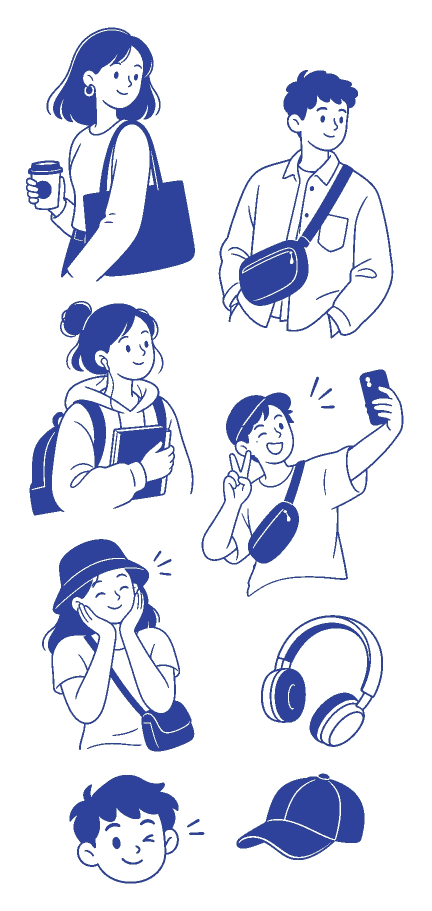
#> input picture photo-sticker-pack-runtime/assets/style-reference.webp, 864 x 1821 px (shown at 1/2 size)
$ python -i postprocess_sticker.py   (imports and definitions only)
#> lines starting #> are read from the running program, lines starting #| are printed output that depends on the picture; after the words box and inside, x2 and y2 are one past the last pixel; in counts of white or black regions, pixels touching at a corner belong together
from __future__ import annotations

import argparse
from collections import deque
from pathlib import Path
import re
from typing import Tuple

from PIL import Image, ImageChops, ImageDraw, ImageFilter, ImageOps

from font_utils import resolve_cjk_font, resolve_latin_display_font
from svg_layers import compose_layers


SIZE = 1024
SAFE_MARGIN = 64
DIE_CUT_RADIUS = 32
FINAL_DILATION_RADIUS = 1
ART_INSET = SAFE_MARGIN + DIE_CUT_RADIUS + FINAL_DILATION_RADIUS
MAX_ART_SIZE = SIZE - (2 * ART_INSET)
PREFERRED_CAPTIONED_ART_SIZE = 700
MIN_USEFUL_CAPTIONED_ART_SIZE = 384
DIE_CUT_FILTER_SIZE = (2 * DIE_CUT_RADIUS) + 1
FINAL_DILATION_FILTER_SIZE = (2 * FINAL_DILATION_RADIUS) + 1
INK = (46, 66, 155, 255)
WHITE = (255, 255, 255, 255)
TRANSPARENT = (0, 0, 0, 0)
CJK_RE = re.compile(r"[\u3400-\u4dbf\u4e00-\u9fff\uf900-\ufaff]")
ENGLISH_WORD_RE = re.compile(r"[A-Za-z]+(?:'[A-Za-z]+)?")


def _binary(mask: Image.Image, threshold: int = 128) -> Image.Image:
    return mask.convert("L").point(lambda value: 255 if value >= threshold else 0, mode="L")


def _remove_small_components(mask: Image.Image, min_area: int) -> Image.Image:
    binary = _binary(mask)
    width, height = binary.size
    pixels = binary.load()
    seen = bytearray(width * height)
    kept = Image.new("L", binary.size, 0)
    output = kept.load()
    for y in range(height):
        for x in range(width):
            index = y * width + x
            if seen[index] or not pixels[x, y]:
                continue
            queue = deque([(x, y)])
            seen[index] = 1
            component = []
            while queue:
                px, py = queue.popleft()
                component.append((px, py))
                for nx, ny in ((px - 1, py), (px + 1, py), (px, py - 1), (px, py + 1)):
                    if 0 <= nx < width and 0 <= ny < height:
                        neighbor_index = ny * width + nx
                        if not seen[neighbor_index] and pixels[nx, ny]:
                            seen[neighbor_index] = 1
                            queue.append((nx, ny))
            if len(component) >= min_area:
                for px, py in component:
                    output[px, py] = 255
    return kept


def _clean_binary_mask(mask: Image.Image, min_area: int = 24) -> Image.Image:
    opened = _binary(mask).filter(ImageFilter.MinFilter(3)).filter(ImageFilter.MaxFilter(3))
    closed = opened.filter(ImageFilter.MaxFilter(3)).filter(ImageFilter.MinFilter(3))
    width, height = mask.size
    smoothing_size = (max(1, width // 2), max(1, height // 2))
    small = closed.resize(smoothing_size, Image.Resampling.LANCZOS)
    smooth = small.resize(mask.size, Image.Resampling.LANCZOS)
    return _remove_small_components(_binary(smooth, 144), min_area)


def _fit_rgba(
    image: Image.Image, max_art_size: int = MAX_ART_SIZE, center_y: int = SIZE // 2
) -> Image.Image:
    source = image.convert("RGBA")
    source.thumbnail((max_art_size, max_art_size), Image.Resampling.LANCZOS)
    canvas = Image.new("RGBA", (SIZE, SIZE), TRANSPARENT)
    left = (SIZE - source.width) // 2
    top = center_y - (source.height // 2)
    canvas.alpha_composite(source, (left, top))
    return canvas


def _crop_to_alpha(image: Image.Image) -> Image.Image:
    source = image.convert("RGBA")
    bbox = source.getchannel("A").getbbox()
    if bbox is None:
        raise ValueError("sticker artwork is empty")
    return source.crop(bbox)


def _ink_from_rgba(image: Image.Image) -> Image.Image:
    red, green, blue, alpha = image.split()
    channel_minimum = ImageChops.darker(ImageChops.darker(red, green), blue)
    channel_maximum = ImageChops.lighter(ImageChops.lighter(red, green), blue)
    distance_from_white = ImageOps.invert(channel_minimum)
    chroma = ImageChops.subtract(channel_maximum, channel_minimum)
    colored_or_dark = ImageChops.lighter(_binary(distance_from_white, 42), _binary(chroma, 32))
    return ImageChops.darker(_binary(alpha, 16), colored_or_dark)


def _caption_lines(caption: str) -> list[str]:
    if not caption.strip():
        return []
    lines = [line.strip() for line in caption.splitlines() if line.strip()]
    if not 1 <= len(lines) <= 2:
        raise ValueError("caption must contain one or two non-empty lines")

    cjk_count = len(CJK_RE.findall(caption))
    english_word_count = len(ENGLISH_WORD_RE.findall(caption))
    if cjk_count and not 2 <= cjk_count <= 8:
        raise ValueError("caption must contain 2 to 8 CJK characters")
    if not cjk_count and not 2 <= english_word_count <= 4:
        raise ValueError("caption must contain 2 to 4 English words")
    if cjk_count and english_word_count and not 2 <= english_word_count <= 4:
        raise ValueError("caption must contain 2 to 4 English words")
    return lines


# [107 lines left out: functions _caption_mask, _place_caption, _caption_fits_bounds, _fit_captioned_rgba, not called in this run]


def make_layers(image: Image.Image, caption: str = "") -> Tuple[Image.Image, Image.Image]:
    """Build deterministic binary white-support and blue-ink masks at 1024 px."""
    caption_lines = _caption_lines(caption)
    subject = _crop_to_alpha(image)
    caption_text = _caption_mask(caption_lines) if caption_lines else None
    fitted = _fit_captioned_rgba(subject, caption_text) if caption_text else _fit_rgba(subject)
    alpha = _clean_binary_mask(fitted.getchannel("A"), min_area=32)
    ink = ImageChops.darker(_clean_binary_mask(_ink_from_rgba(fitted), 24), alpha)
    if caption_text is not None:
        _, caption_ink = _place_caption(alpha, caption_text)
        ink = ImageChops.lighter(ink, caption_ink)
        alpha = ImageChops.lighter(alpha, caption_ink)
    white = _binary(alpha.filter(ImageFilter.MaxFilter(DIE_CUT_FILTER_SIZE)))
    white = _binary(white.filter(ImageFilter.MaxFilter(FINAL_DILATION_FILTER_SIZE)))
    return white, _binary(ink)


# [27 lines left out: functions compose_default_png, main, not called in this run]


# [2 lines not run here, left out]

>>> from PIL import Image
>>> picture = Image.open('../assets/style-reference.webp')
#> picture is the input picture: PIL image 864x1821 RGB; mean R, G, B 221, 224.3, 237.8
>>> result = make_layers(picture)
#> in _crop_to_alpha, `bbox = source.getchannel("A").getbbox()`: bbox = (0, 0, 864, 1821)
#> in _fit_rgba, `canvas = Image.new("RGBA", (SIZE, SIZE), TRANSPARENT)`: canvas: PIL image 1024x1024 RGBA; every value is 0
#> in _fit_rgba, `canvas.alpha_composite(source, (left, top))`:
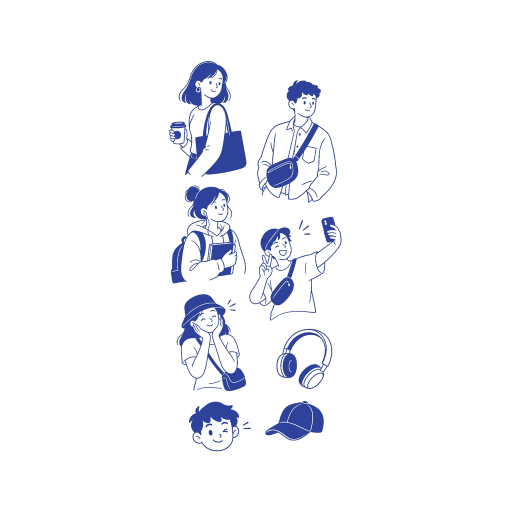
#> canvas: PIL image 1024x1024 RGBA (shown at 1/2 size); mean R, G, B, A 68.8, 69.8, 74.1, 79.5; transparent parts drawn white
#> in _binary, `return mask.convert("L").point(lambda value: 255 if value >= threshold..`:
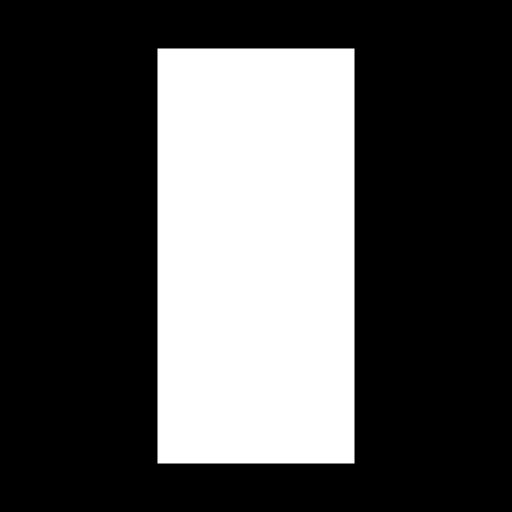
#> returned value: PIL image 1024x1024 L (shown at 1/2 size); 31.2% white; 1 white region, box (x1, y1, x2, y2) and area: (315, 97, 709, 927) 327020
#> in _binary (call 2), `return mask.convert("L").point(lambda value: 255 if value >= threshold..`: returned value: PIL image 1024x1024 L; 31.2% white; 1 white region, box (x1, y1, x2, y2) and area: (315, 97, 709, 927) 327016
#> in _remove_small_components, `kept = Image.new("L", binary.size, 0)`: kept: PIL image 1024x1024 L; every value is 0
#> in _ink_from_rgba, `red, green, blue, alpha = image.split()`:
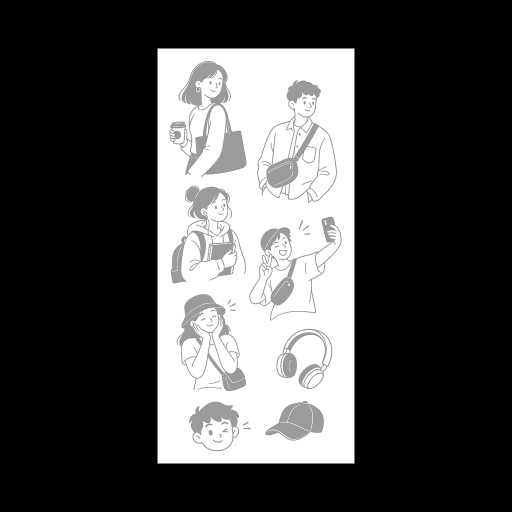
#> blue: PIL image 1024x1024 L (shown at 1/2 size); min 0, max 255, mean 74.1
#> in _ink_from_rgba, `distance_from_white = ImageOps.invert(channel_minimum)`:
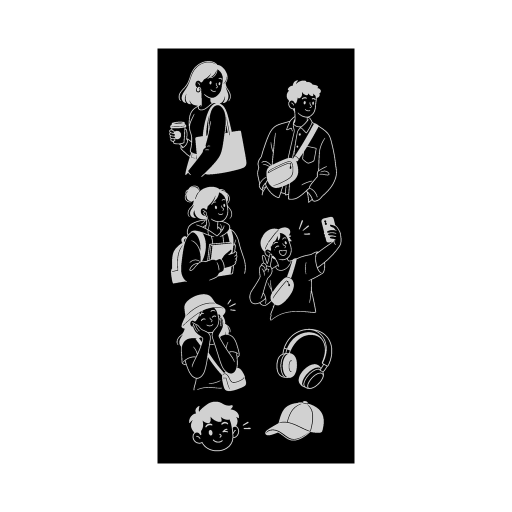
#> distance_from_white: PIL image 1024x1024 L (shown at 1/2 size); min 0, max 255, mean 186.2
#> in _ink_from_rgba, `chroma = ImageChops.subtract(channel_maximum, channel_minimum)`:
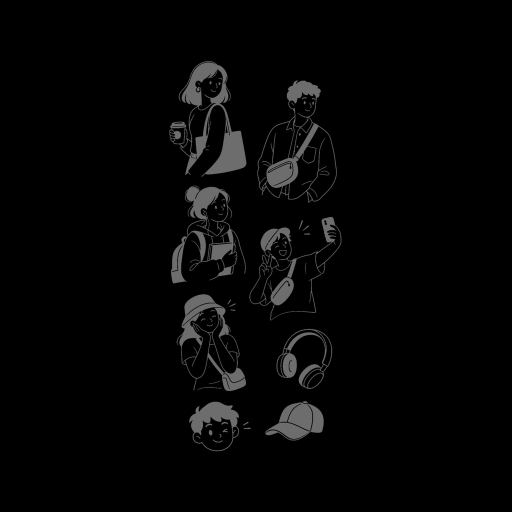
#> chroma: PIL image 1024x1024 L (shown at 1/2 size); min 0, max 124, mean 5.3
#> in _binary (call 4), `return mask.convert("L").point(lambda value: 255 if value >= threshold..`: returned value: PIL image 1024x1024 L; 74.5% white; 251 black regions (181 under 20 px), largest, box (x1, y1, x2, y2) and area: (315, 97, 709, 927) 216553, (578, 254, 672, 401) 7153, (542, 505, 649, 639) 5529
#> in _binary (call 5), `return mask.convert("L").point(lambda value: 255 if value >= threshold..`: returned value: PIL image 1024x1024 L; 5.3% white; 62 white regions (24 under 20 px), largest, box (x1, y1, x2, y2) and area: (339, 122, 493, 354) 11678, (342, 371, 492, 567) 8470, (514, 161, 674, 406) 8003
#> in _ink_from_rgba, `return ImageChops.darker(_binary(alpha, 16), colored_or_dark)`: returned value: PIL image 1024x1024 L; 5.7% white; 57 white regions (8 under 20 px), largest, box (x1, y1, x2, y2) and area: (338, 122, 493, 354) 12226, (342, 371, 492, 567) 9032, (514, 160, 674, 406) 8743
#> call 2 of _clean_binary_mask, with min_area = 24
#> in _clean_binary_mask (call 2), `opened = _binary(mask).filter(ImageFilter.MinFilter(3)).filter(ImageFi..`: opened: PIL image 1024x1024 L; 4.5% white; 148 white regions (96 under 20 px), largest, box (x1, y1, x2, y2) and area: (363, 122, 493, 349) 10333, (530, 802, 648, 878) 5424, (358, 588, 458, 693) 4115
#> in _clean_binary_mask (call 2), `closed = opened.filter(ImageFilter.MaxFilter(3)).filter(ImageFilter.Mi..`: closed: PIL image 1024x1024 L; 4.6% white; 118 white regions (64 under 20 px), largest, box (x1, y1, x2, y2) and area: (363, 122, 493, 349) 10483, (530, 802, 648, 878) 5584, (358, 588, 458, 693) 4192
#> in _clean_binary_mask (call 2), `small = closed.resize(smoothing_size, Image.Resampling.LANCZOS)`:
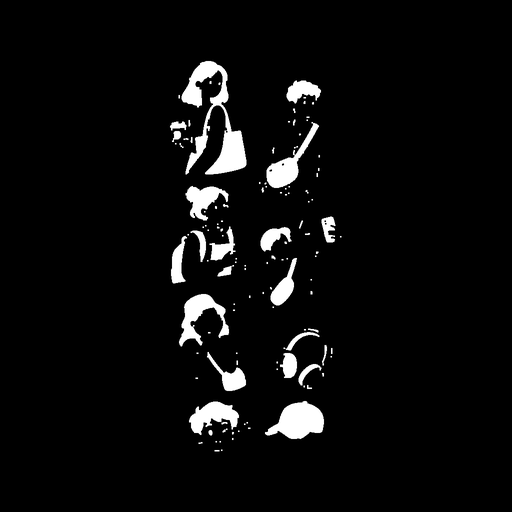
#> small: PIL image 512x512 L; min 0, max 255, mean 11.8
#> in _binary (call 8), `return mask.convert("L").point(lambda value: 255 if value >= threshold..`: returned value: PIL image 1024x1024 L; 4.5% white; 121 white regions (73 under 20 px), largest, box (x1, y1, x2, y2) and area: (363, 122, 493, 349) 10372, (530, 802, 648, 878) 5544, (358, 588, 458, 693) 4131
#> in _binary (call 10), `return mask.convert("L").point(lambda value: 255 if value >= threshold..`: returned value: PIL image 1024x1024 L; 39% white; 1 white region, box (x1, y1, x2, y2) and area: (283, 65, 741, 959) 409448
#> in _binary (call 11), `return mask.convert("L").point(lambda value: 255 if value >= threshold..`:
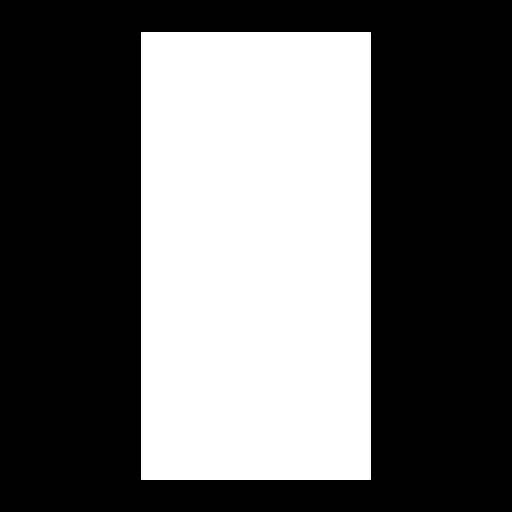
#> returned value: PIL image 1024x1024 L (shown at 1/2 size); 39.3% white; 1 white region, box (x1, y1, x2, y2) and area: (282, 64, 742, 960) 412156
